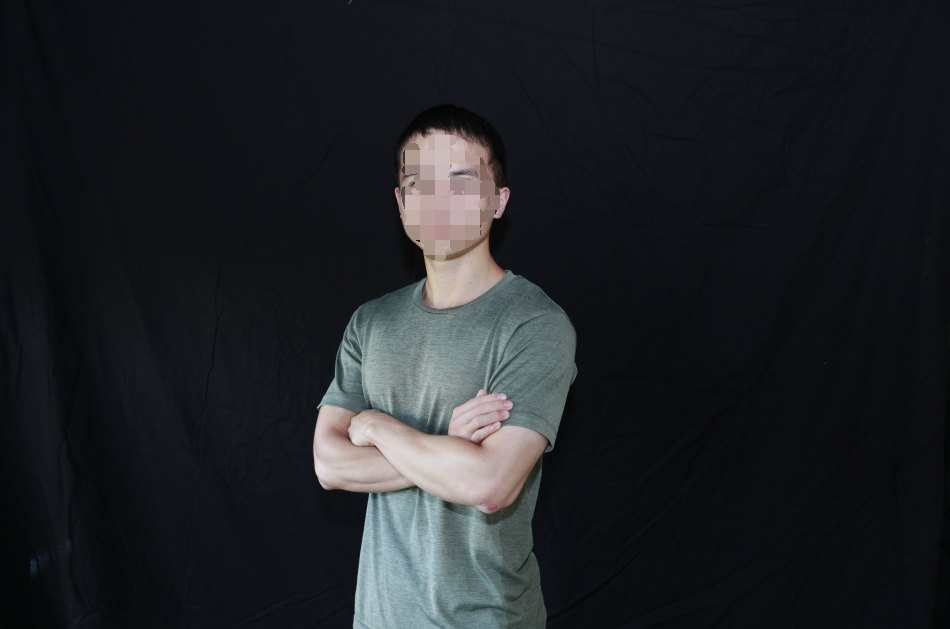
#> input picture 1.png, 950 x 629 px
$ python person.py
#> lines starting #> are read from the running program, lines starting #| are printed output that depends on the picture; after the words box and inside, x2 and y2 are one past the last pixel; in counts of white or black regions, pixels touching at a corner belong together
### cv2lib.py
#!/usr/bin/env python3
#coding:utf-8

__author__ = 'xmxoxo<xmxoxo@qq.com>'

import cv2
import numpy as np

def loadpic(fname):
    image = cv2.imread(fname)
    return image

# [5 lines left out: function resize, not called in this run]

def showpic(image, wname='image'):
    #if image.ndim==2:
    #    image = np.expand_dims(image,2).repeat(3,axis=2)
    cv2.imshow(wname, image)
    #cv2.waitKey(0)

# [5 lines left out: function hsv, not called in this run]

# 锐化
def blur(image, parm=8, showimg=0):
    kernel = np.array([[ 0, -1,  0],
                       [-1, parm, -1],
                       [ 0, -1,  0]], np.float32) #锐化
    image = cv2.filter2D(image, -1, kernel=kernel)
    if showimg:
        showpic(image, wname='BLUR')
    return image

# 转成灰度
def gray(image, showimg=0):
    LightImgGray = cv2.cvtColor(image, cv2.COLOR_BGR2GRAY)
    if showimg:
        showpic(LightImgGray, wname='GRAY')
    return LightImgGray

# 反色
# [24 lines left out: functions bitnot, op_open, op_close, not called in this run]


# 提取蒙板二值化
'''
threshold 二值化
阈值	小于阈值	大于阈值
  0 	置0(黑) 	置填充色        THRESH_BINARY
  1  	置填充色	置0(黑)     THRESH_BINARY_INV
  2 	保持原色	置灰色
  3 	置0(黑)     保持原色        THRESH_TOZERO
  4 	保持原色	置0(黑)     THRESH_TOZERO_INV

blur后有三段颜色分布：黑<-- 0-30头发 ， 30-128 背景, 128-255身  -->白
'''
def mask(image, parm=(28,255,1), showimg=0):
    th, MaskImg = cv2.threshold(image, parm[0], parm[1], parm[2]) #, cv2.THRESH_BINARY_INV)
    if showimg:
        showpic(MaskImg, wname='MaskImg')
    #if MaskImg.ndim==2:
    #    MaskImg = np.expand_dims(MaskImg,2).repeat(3,axis=2)
    return MaskImg

# 归一化
def normalization(data):
    _range = np.max(data) - np.min(data)
    return (data - np.min(data)) / _range

# 流水处理, showimg:是否显示过程图，showresult表示显示结果图
def pipline(image, oplist, showimg=0, showresult=0, wname='result'):
    #static idx
    nimage = image.copy()
    if nimage.ndim==2:
        nimage = np.expand_dims(nimage,2).repeat(3,axis=2)
    if showimg:
        #idx += 1
        showpic(image, wname='image')

    for op in oplist:
        if type(op)==tuple:
            fun, parm = op
            nimage = fun(nimage, parm, showimg=showimg)
        else:
            nimage = op(nimage, showimg=showimg)
    if showresult:
        showpic(nimage, wname=wname)
    return nimage

def find_max_contour(MaskImgEx):
    '''寻找一个二值图像的轮廓，黑底 找白色
    cv2.RETR_EXTERNAL=0 外部轮廓用的比较多
    cv2.RETR_LIST = 1
    cv2.RETR_CCOMP = 2,
    cv2.RETR_TREE = 3,
    cv2.RETR_FLOODFILL = 4
    referer:https://blog.csdn.net/weixin_42216109/article/details/89840323
    第三个参数：ContourApproximationModes
      cv2.CHAIN_APPROX_NONE = 1, 轮廓所有点
      cv2.CHAIN_APPROX_SIMPLE = 2, 只返回四角的点 <--默认
      cv2.CHAIN_APPROX_TC89_L1= 3,
      cv2.CHAIN_APPROX_TC89_KCOS= 4
    https://blog.csdn.net/qq_15642411/article/details/79930083
    返回结果：contour, max_area
    '''
    contours, hierarchy = cv2.findContours(MaskImgEx, cv2.RETR_EXTERNAL, cv2.CHAIN_APPROX_SIMPLE)

    contour, max_area = None,None
    if len(contours) >0 :
        #print('contours:', len(contours))
        # 计算各块的面积
        area_list = [cv2.contourArea(x) for x in contours]
        #得到最大的一块面积
        max_area_index = np.argmax(area_list)
        contour = contours[max_area_index]
        max_area = area_list[max_area_index]

    return contour, max_area

# [49 lines left out: functions find_contours, get_max_area, wait, not called in this run]


def draw_rectange(img, contours):
    pass


# [12 lines left out: function draw_contours, not called in this run]


# [2 lines that do not run on import are left out]

### person.py
#!/usr/bin/env python3
#coding:utf-8

__author__ = 'xmxoxo<xmxoxo@qq.com>'

from cv2lib import *
#-----------------------------------------

# 读取照片
image = cv2.imread('1.png')
#> image is the input picture: shape (629, 950, 3); mean B, G, R 38, 34.3, 31.9
# 修改尺寸
image = cv2.resize(image, None, fx=0.5, fy=0.5)
#> image: shape (314, 475, 3)


# 流水处理
showpic(image, wname='orgian image')

#pipline(image, [gray, (mask,(78,255,1))], showimg=0, wname='gray_mask_18_255')
#pipline(image, [blur, gray, (mask, (18,255,1))], showimg=0, wname='blur_gray_mask_18_128')

image_bg = pipline(image, [blur, gray], showimg=0, wname='image_bg')
showpic(image_bg, wname='image_bg')

h,w,c = image.shape
#> h = 314; w = 475; c = 3

# cut  可分成上下两个部分分别处理，然后再合并
image_u = image[:w//4]
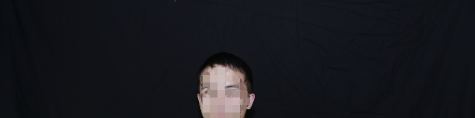
#> image_u: shape (118, 475, 3); mean B, G, R 29.4, 24.4, 23.6
image_d = image[w//4:]
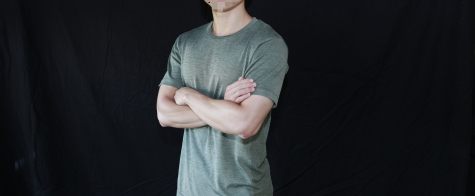
#> image_d: shape (196, 475, 3); mean B, G, R 43.4, 40.5, 37
# 背景 上半部分
image_bg_u = image_bg[:w//4]
# 背景 下半部分
image_bg_d = image_bg[w//4:]
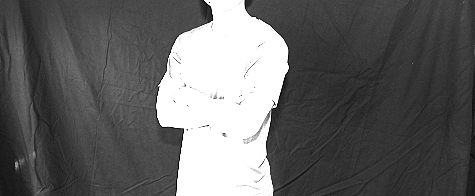
#> image_bg_d: shape (196, 475); min 0, max 255, mean 99.8
#showpic(image_bg_u, wname='image_bg_u')

# 得到边缘线
#image_inv = pipline(image_u, [blur, gray, (mask, (28, 255, 0))], showimg=0, wname='up_blur_gray_mask_28')
#image_a = pipline(image_u, [blur, gray, (mask, (28, 255, 3))], showimg=0, wname='up_blur_gray_mask')

# 得到头发部分
image_n = pipline(image_u, [blur, gray, (mask, (28, 255, 1))], showimg=0, wname='up_blur_gray_mask_38')
#> the loop in pipline (call 2), `for op in oplist:` made 3 passes
#> pass 3, in mask, `th, MaskImg = cv2.threshold(image, parm[0], parm[1], parm[2])`:
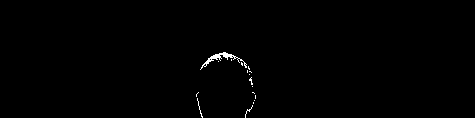
#> MaskImg: shape (118, 475); 0.46% white in thin lines or dots, all inside (x1, y1, x2, y2) = (196, 52, 256, 118)
showpic(image_n, wname='hair image')
#image_nu_gray = gray(image_n, showimg=1)

image_u_ret = image_bg_u.copy()
image_u_ret[image_n==255] = 255
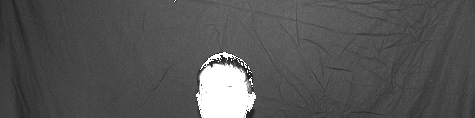
#> image_u_ret: shape (118, 475); min 29, max 255, mean 84.3

# 合并
#image_u_ret = np.expand_dims(image_u_ret,2).repeat(3,axis=2)
print(image_u_ret.shape)
#| (118, 475)
print(image_d.shape)
#| (196, 475, 3)
image_ret = np.vstack((image_u_ret, image_bg_d))

#showpic(image_u_ret, wname='image_u_ret')
#showpic(image_ret, wname='image_ret')

#image_ret = np.expand_dims(image_ret,2).repeat(3,axis=2)
image_cut_ret = pipline(image_ret, [gray, (mask, (128, 255, 0))], showimg=0, wname='image_cut_ret')

'''
# 腐蚀 膨胀
# MORPH_CLOSE, MORPH_OPEN
# referer:https://blog.csdn.net/yan_520csdn/article/details/101194165
op = cv2.MORPH_OPEN 进行开运算，指的是先进行腐蚀操作，再进行膨胀操作
op = cv2.MORPH_CLOSE 进行闭运算， 指的是先进行膨胀操作，再进行腐蚀操作
开运算：表示的是先进行腐蚀，再进行膨胀操作
闭运算：表示先进行膨胀操作，再进行腐蚀操作
'''
pp = 5
MaskImgEx = cv2.morphologyEx(image_cut_ret, cv2.MORPH_CLOSE, np.ones((pp, pp), np.uint8))
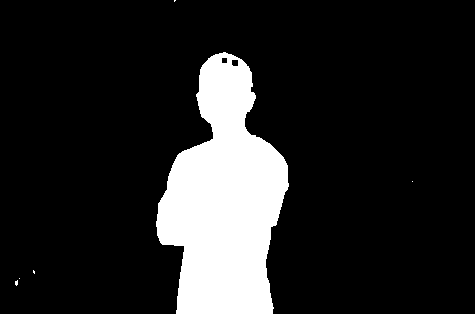
#> MaskImgEx: shape (314, 475); 14.7% white; 6 white regions (5 under 20 px)
showpic(MaskImgEx, wname='MaskImgEx')

# 寻找最大的区域
contour, area = find_max_contour(MaskImgEx)
#> in find_max_contour, `contours, hierarchy = cv2.findContours(MaskImgEx, cv2.RETR_EXTERNAL, c..`: contours = 6 contours, 5 with area under 20; largest, box (x1, y1, x2, y2) and area: (156, 52, 289, 314) 21672
#> in find_max_contour, `area_list = [cv2.contourArea(x) for x in contours]`: area_list = [7.5, 0, 2, 0, 21672.5, 0.5]
#> in find_max_contour, `max_area_index = np.argmax(area_list)`: max_area_index = 4
#> in find_max_contour, `contour = contours[max_area_index]`: contour = contour of 271 points, box (x1, y1, x2, y2) (156, 52, 289, 314), area 21672
#> in find_max_contour, `max_area = area_list[max_area_index]`: max_area = 21672.5
#> area = 21672.5

# 生成蒙板图
MaskImg3 = np.zeros_like(image.copy())
mask_person = cv2.drawContours(MaskImg3, [contour], -1, (255, 255, 255), cv2.FILLED)
#> mask_person: shape (314, 475, 3); 14.8% white; 1 white region, box (x1, y1, x2, y2) and area: (156, 52, 289, 314) 22023
mask_person = cv2.bitwise_not(mask_person)

showpic(mask_person, wname='mask_person')
print('mask_person:', mask_person.shape)
#| mask_person: (314, 475, 3)

# 使用蒙板扣图
image_person = cv2.add(mask_person, image)
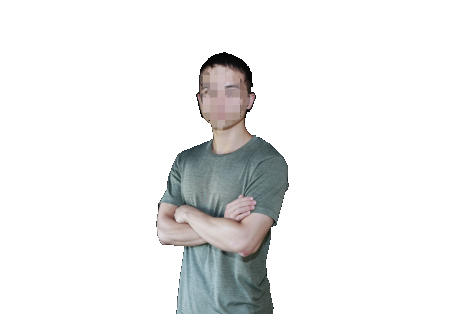
#> image_person: shape (314, 475, 3); mean of channels 0, 1, 2 237.2, 237.3, 236.8; drawn as B, G, R

showpic(image_person, wname='person result')

cv2.imwrite(f'resut.png', image_person)
#-----------------------------------------
def old_code():
    # [6 lines of commented-out code are left out]
    lower_black = np.array([0,0,0])
    # HSV 范围
    upper_black = np.array([180, 255, 30])
    heibai = cv2.inRange(hsv, lower_black, upper_black)

    # 闭运算
    k = np.ones((5, 5), np.uint8)
    r = cv2.morphologyEx(heibai, cv2.MORPH_CLOSE, k)
    # 颜色替换
    imageNew = np.copy(image)
    rows, cols, channels = image.shape

    for i in range(rows):
        for j in range(cols):
            # print("*")
            print(r[i, j])
            if r[i, j] == 255:
                # 像素点为255表示的是白色，我们就是要将白色处的像素点，替换为红色
                imageNew[i, j] = (255, 255, 255)
                # 此处替换颜色，为BGR通道，不是RGB通道
    # 显示
    cv2.imshow('image', image)
    cv2.imshow('hsv', hsv)
    cv2.imshow('heibai', heibai)
    cv2.imshow('r', r)
    cv2.imshow('imageNew', imageNew)


# 无限等待
cv2.waitKey(0)
# 销毁内存
cv2.destroyAllWindows()


if __name__ == '__main__':
    pass
